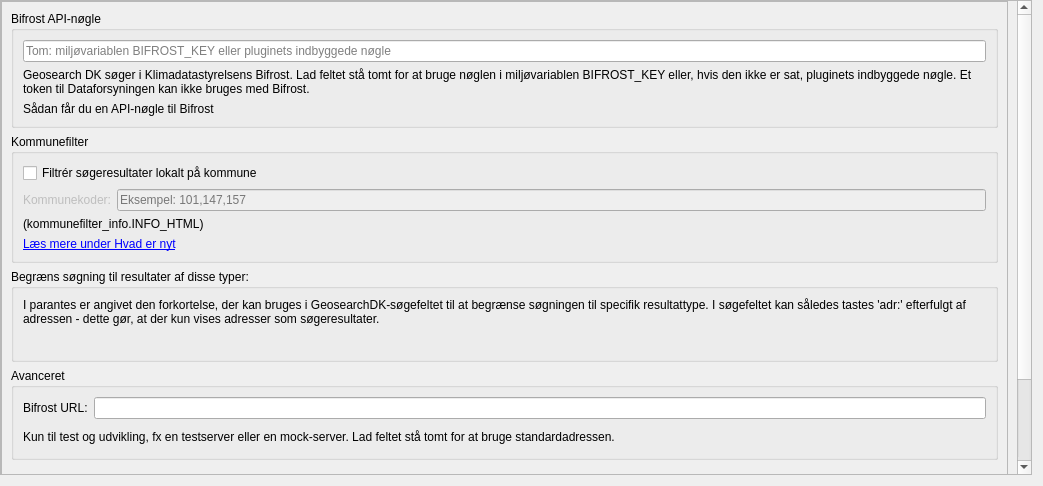
<?xml version="1.0" encoding="UTF-8"?>
<ui version="4.0">
 <class>geosearchConfigWidget</class>
 <widget class="QWidget" name="geosearchConfigWidget">
  <property name="geometry">
   <rect>
    <x>0</x>
    <y>0</y>
    <width>1043</width>
    <height>486</height>
   </rect>
  </property>
  <property name="windowTitle">
   <string>Geosearch DK - Settings</string>
  </property>
  <layout class="QGridLayout" name="gridLayout">
   <property name="leftMargin">
    <number>0</number>
   </property>
   <property name="topMargin">
    <number>0</number>
   </property>
   <item row="0" column="0">
    <widget class="QScrollArea" name="scrollArea">
     <property name="sizePolicy">
      <sizepolicy hsizetype="Expanding" vsizetype="Expanding">
       <horstretch>0</horstretch>
       <verstretch>0</verstretch>
      </sizepolicy>
     </property>
     <property name="toolTip">
      <string/>
     </property>
     <property name="frameShadow">
      <enum>QFrame::Raised</enum>
     </property>
     <property name="lineWidth">
      <number>0</number>
     </property>
     <property name="widgetResizable">
      <bool>true</bool>
     </property>
     <property name="alignment">
      <set>Qt::AlignLeading|Qt::AlignLeft|Qt::AlignTop</set>
     </property>
     <widget class="QWidget" name="scrollAreaWidgetContents_7">
      <property name="geometry">
       <rect>
        <x>0</x>
        <y>0</y>
        <width>1029</width>
        <height>447</height>
       </rect>
      </property>
      <property name="sizePolicy">
       <sizepolicy hsizetype="Preferred" vsizetype="Fixed">
        <horstretch>0</horstretch>
        <verstretch>0</verstretch>
       </sizepolicy>
      </property>
      <layout class="QGridLayout" name="gridLayout_2">
       <property name="leftMargin">
        <number>0</number>
       </property>
       <property name="topMargin">
        <number>0</number>
       </property>
       <item row="0" column="0">
        <widget class="QFrame" name="frame">
         <property name="sizePolicy">
          <sizepolicy hsizetype="Preferred" vsizetype="Fixed">
           <horstretch>0</horstretch>
           <verstretch>0</verstretch>
          </sizepolicy>
         </property>
         <property name="frameShape">
          <enum>QFrame::StyledPanel</enum>
         </property>
         <property name="frameShadow">
          <enum>QFrame::Raised</enum>
         </property>
         <layout class="QVBoxLayout" name="verticalLayout_2">
          <item>
           <widget class="QGroupBox" name="bifrostKeyGroupBox">
            <property name="title">
             <string>Bifrost API-nøgle</string>
            </property>
            <layout class="QVBoxLayout" name="bifrostKeyLayout">
             <item>
              <widget class="QLineEdit" name="bifrost_key">
               <property name="echoMode">
                <enum>QLineEdit::PasswordEchoOnEdit</enum>
               </property>
               <property name="placeholderText">
                <string>Tom: miljøvariablen BIFROST_KEY eller pluginets indbyggede nøgle</string>
               </property>
              </widget>
             </item>
             <item>
              <widget class="QLabel" name="bifrostKeyHelpLabel">
               <property name="text">
                <string>Geosearch DK søger i Klimadatastyrelsens Bifrost. Lad feltet stå tomt for at bruge nøglen i miljøvariablen BIFROST_KEY eller, hvis den ikke er sat, pluginets indbyggede nøgle. Et token til Dataforsyningen kan ikke bruges med Bifrost.</string>
               </property>
               <property name="wordWrap">
                <bool>true</bool>
               </property>
              </widget>
             </item>
             <item>
              <widget class="QLabel" name="bifrostKeyLinkLabel">
               <property name="text">
                <string>Sådan får du en API-nøgle til Bifrost</string>
               </property>
               <property name="textFormat">
                <enum>Qt::RichText</enum>
               </property>
               <property name="openExternalLinks">
                <bool>true</bool>
               </property>
              </widget>
             </item>
            </layout>
           </widget>
          </item>
          <item>
           <widget class="QGroupBox" name="kommunefilterGroupBox">
            <property name="title">
             <string>Kommunefilter</string>
            </property>
            <property name="flat">
             <bool>false</bool>
            </property>
            <property name="checkable">
             <bool>false</bool>
            </property>
            <layout class="QVBoxLayout" name="verticalLayout_3">
             <item>
              <widget class="QCheckBox" name="kommunefilter_enabled">
               <property name="text">
                <string>Filtrér søgeresultater lokalt på kommune</string>
               </property>
               <property name="checked">
                <bool>false</bool>
               </property>
              </widget>
             </item>
             <item>
              <layout class="QFormLayout" name="formLayout">
               <item row="0" column="1">
                <widget class="QLineEdit" name="kommunefilter">
                 <property name="enabled">
                  <bool>false</bool>
                 </property>
                 <property name="toolTip">
                  <string/>
                 </property>
                 <property name="placeholderText">
                  <string>Eksempel: 101,147,157</string>
                 </property>
                </widget>
               </item>
               <item row="0" column="0">
                <widget class="QLabel" name="kommunekoderLabel">
                 <property name="enabled">
                  <bool>false</bool>
                 </property>
                 <property name="text">
                  <string>Kommunekoder:</string>
                 </property>
                 <property name="buddy">
                  <cstring>kommunefilter</cstring>
                 </property>
                </widget>
               </item>
              </layout>
             </item>
             <item>
              <widget class="QLabel" name="kommunefilterInfoLabel">
               <property name="text">
                <string notr="true">(kommunefilter_info.INFO_HTML)</string>
               </property>
               <property name="textFormat">
                <enum>Qt::RichText</enum>
               </property>
               <property name="alignment">
                <set>Qt::AlignLeading|Qt::AlignLeft|Qt::AlignTop</set>
               </property>
               <property name="wordWrap">
                <bool>true</bool>
               </property>
              </widget>
             </item>
             <item>
              <widget class="QLabel" name="kommunefilterWhatsNewLabel">
               <property name="text">
                <string>&lt;a href=&quot;#kommunefilter&quot;&gt;Læs mere under Hvad er nyt&lt;/a&gt;</string>
               </property>
               <property name="textFormat">
                <enum>Qt::RichText</enum>
               </property>
              </widget>
             </item>
            </layout>
           </widget>
          </item>
          <item>
           <widget class="QGroupBox" name="filterGroupBox_2">
            <property name="toolTip">
             <string>Søg kun blandt markerede typer</string>
            </property>
            <property name="title">
             <string>Begræns søgning til resultater af disse typer:</string>
            </property>
            <layout class="QVBoxLayout" name="verticalLayout_5">
             <item>
              <layout class="QGridLayout" name="gridLayout_3"/>
             </item>
             <item>
              <widget class="QLabel" name="label_soegtip1">
               <property name="sizePolicy">
                <sizepolicy hsizetype="Expanding" vsizetype="Preferred">
                 <horstretch>0</horstretch>
                 <verstretch>0</verstretch>
                </sizepolicy>
               </property>
               <property name="text">
                <string>I parantes er angivet den forkortelse, der kan bruges i GeosearchDK-søgefeltet til at begrænse søgningen til specifik resultattype. I søgefeltet kan således tastes 'adr:' efterfulgt af adressen - dette gør, at der kun vises adresser som søgeresultater.</string>
               </property>
               <property name="alignment">
                <set>Qt::AlignLeading|Qt::AlignLeft|Qt::AlignTop</set>
               </property>
               <property name="wordWrap">
                <bool>true</bool>
               </property>
              </widget>
             </item>
            </layout>
           </widget>
          </item>
          <item>
           <widget class="QgsCollapsibleGroupBox" name="advancedGroupBox">
            <property name="title">
             <string>Avanceret</string>
            </property>
            <property name="collapsed" stdset="0">
             <bool>true</bool>
            </property>
            <layout class="QVBoxLayout" name="advancedLayout">
             <item>
              <layout class="QFormLayout" name="advancedFormLayout">
               <item row="0" column="0">
                <widget class="QLabel" name="bifrostUrlLabel">
                 <property name="text">
                  <string>Bifrost URL:</string>
                 </property>
                 <property name="buddy">
                  <cstring>bifrost_url</cstring>
                 </property>
                </widget>
               </item>
               <item row="0" column="1">
                <widget class="QLineEdit" name="bifrost_url"/>
               </item>
              </layout>
             </item>
             <item>
              <widget class="QLabel" name="bifrostUrlHelpLabel">
               <property name="text">
                <string>Kun til test og udvikling, fx en testserver eller en mock-server. Lad feltet stå tomt for at bruge standardadressen.</string>
               </property>
               <property name="wordWrap">
                <bool>true</bool>
               </property>
              </widget>
             </item>
            </layout>
           </widget>
          </item>
          <item>
           <widget class="QLabel" name="copyrightLabel">
            <property name="text">
             <string>&lt;html&gt;&lt;head/&gt;&lt;body&gt;&lt;p&gt;Geosearch DK er bygget af &lt;a href=&quot;https://septima.dk&quot;&gt;&lt;span style=&quot; text-decoration: underline; color:#0000ff;&quot;&gt;Septima&lt;/span&gt;&lt;/a&gt;&lt;/p&gt;&lt;/body&gt;&lt;/html&gt;</string>
            </property>
            <property name="alignment">
             <set>Qt::AlignRight|Qt::AlignTrailing|Qt::AlignVCenter</set>
            </property>
            <property name="openExternalLinks">
             <bool>true</bool>
            </property>
           </widget>
          </item>
         </layout>
        </widget>
       </item>
      </layout>
     </widget>
    </widget>
   </item>
  </layout>
 </widget>
 <customwidgets>
  <customwidget>
   <class>QgsCollapsibleGroupBox</class>
   <extends>QGroupBox</extends>
   <header>qgscollapsiblegroupbox.h</header>
   <container>1</container>
  </customwidget>
 </customwidgets>
 <resources/>
 <connections/>
</ui>
